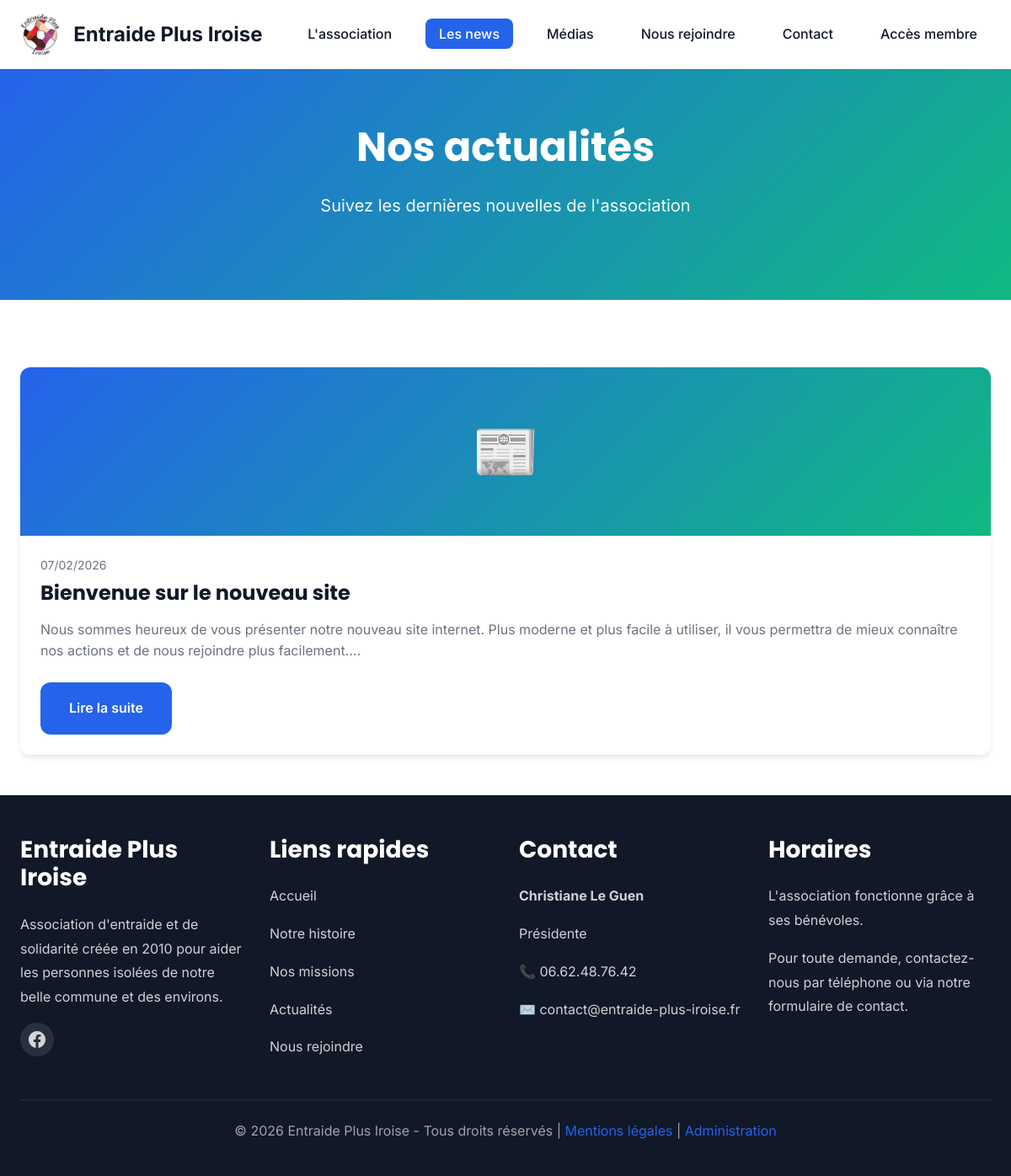
Page /actualites.php on the committed database.
### tables this page shows
CREATE TABLE IF NOT EXISTS news (
    id INT AUTO_INCREMENT PRIMARY KEY,
    title VARCHAR(255) NOT NULL,
    content TEXT NOT NULL,
    image VARCHAR(255),
    created_at DATETIME DEFAULT CURRENT_TIMESTAMP,
    updated_at DATETIME DEFAULT CURRENT_TIMESTAMP ON UPDATE CURRENT_TIMESTAMP,
    published BOOLEAN DEFAULT 1
);

### actualites.php (the view, shortened to what this page needs)
<?php
require_once 'includes/config.php';
$single_news = null;
if (!$single_news) {
    $stmt = $pdo->query("SELECT * FROM news WHERE published = 1 ORDER BY created_at DESC");
    $all_news = $stmt->fetchAll();
}
include 'includes/header.php';
?>
<?php if ($single_news): ?>
    <section class="hero" style="padding: 4rem 1rem;">
        <div class="hero-content">
            <p style="font-size: 0.875rem; opacity: 0.9; margin-bottom: 1rem;">
                <?php echo date('d/m/Y', strtotime($single_news['created_at'])); ?>
            </p>
            <h1><?php echo htmlspecialchars($single_news['title']); ?></h1>
        </div>
    </section>
    <section class="section">
        <div class="container">
            <div style="max-width: 800px; margin: 0 auto;">
                <a href="actualites.php" style="display: inline-flex; align-items: center; gap: 0.5rem;
                                                 color: var(--primary-color); margin-bottom: 2rem;">
                    ← Retour aux actualités
                </a>
                <?php if ($single_news['image']): ?>
                    <img src="uploads/news/<?php echo htmlspecialchars($single_news['image']); ?>"
                         alt="<?php echo htmlspecialchars($single_news['title']); ?>"
                         style="width: 100%; border-radius: var(--radius-lg); margin-bottom: 2rem;">
                <?php endif; ?>
                <div style="font-size: 1.125rem; line-height: 1.8; color: var(--text-secondary);">
                    <?php echo nl2br(htmlspecialchars($single_news['content'])); ?>
                </div>
                <div style="margin-top: 3rem; padding-top: 2rem; border-top: 2px solid var(--border-color);">
                    <a href="actualites.php" class="btn btn-primary">← Voir toutes les actualités</a>
                </div>
            </div>
        </div>
    </section>
<?php else: ?>
    <section class="hero" style="padding: 4rem 1rem;">
        <div class="hero-content">
            <h1>Nos actualités</h1>
            <p>Suivez les dernières nouvelles de l'association</p>
        </div>
    </section>
    <section class="section">
        <div class="container">
            <?php if (empty($all_news)): ?>
                <div style="text-align: center; padding: 4rem 1rem;">
                    <div style="font-size: 4rem; margin-bottom: 1rem;">📰</div>
                    <h2 style="color: var(--text-secondary); font-weight: 400;">Aucune actualité pour le moment</h2>
                    <p style="color: var(--text-secondary); margin-top: 1rem;">Revenez bientôt pour découvrir nos dernières nouvelles !</p>
                </div>
            <?php else: ?>
                <div class="cards-grid">
                    <?php foreach ($all_news as $news): ?>
                        <div class="card">
                            <?php if ($news['image']): ?>
                                <img src="uploads/news/<?php echo htmlspecialchars($news['image']); ?>"
                                     alt="<?php echo htmlspecialchars($news['title']); ?>"
                                     class="card-image">
                            <?php else: ?>
                                <div class="card-image" style="background: linear-gradient(135deg, var(--primary-color), var(--secondary-color));
                                                                display: flex; align-items: center; justify-content: center; color: white; font-size: 4rem;">
                                    📰
                                </div>
                            <?php endif; ?>
                            <div class="card-content">
                                <div class="card-date">
                                    <?php echo date('d/m/Y', strtotime($news['created_at'])); ?>
                                </div>
                                <h3 class="card-title"><?php echo htmlspecialchars($news['title']); ?></h3>
                                <p class="card-text">
                                    <?php
                                    $content = strip_tags($news['content']);
                                    echo htmlspecialchars(substr($content, 0, 200)) . '...';
                                    ?>
                                </p>
                                <a href="actualites.php?id=<?php echo $news['id']; ?>" class="btn btn-primary">
                                    Lire la suite
                                </a>
                            </div>
                        </div>
                    <?php endforeach; ?>
                </div>
            <?php endif; ?>
        </div>
    </section>
<?php endif; ?>
<?php include 'includes/footer.php'; ?>

### assets/css/style.css (style rules this page uses)
:root { --primary-color: #2563eb; --primary-dark: #1e40af; --primary-light: #3b82f6; --secondary-color: #10b981; --secondary-dark: #059669; --secondary-light: #34d399; --background: #ffffff; --background-light: #f9fafb; --background-dark: #f3f4f6; --text-primary: #111827; --text-secondary: #6b7280; --border-color: #e5e7eb; --success: #10b981; --error: #ef4444; --warning: #f59e0b; --info: #3b82f6; --shadow-sm: 0 1px 2px 0 rgb(0 0 0 / 0.05); --shadow-md: 0 4px 6px -1px rgb(0 0 0 / 0.1); --shadow-lg: 0 10px 15px -3px rgb(0 0 0 / 0.1); --shadow-xl: 0 20px 25px -5px rgb(0 0 0 / 0.1); --spacing-xs: 0.5rem; --spacing-sm: 1rem; --spacing-md: 1.5rem; --spacing-lg: 2rem; --spacing-xl: 3rem; --font-main: 'Inter', -apple-system, BlinkMacSystemFont, 'Segoe UI', sans-serif; --font-heading: 'Poppins', var(--font-main); --radius-sm: 0.375rem; --radius-md: 0.5rem; --radius-lg: 0.75rem; --radius-xl: 1rem; --transition-fast: 150ms ease-in-out; --transition-normal: 300ms ease-in-out; --transition-slow: 500ms ease-in-out; }
* { margin: 0; padding: 0; box-sizing: border-box; }
html { scroll-behavior: smooth; }
body { font-family: var(--font-main); color: var(--text-primary); background-color: var(--background); line-height: 1.6; font-size: 16px; }
h1, h2, h3, h4, h5, h6 { font-family: var(--font-heading); font-weight: 700; line-height: 1.2; margin-bottom: var(--spacing-sm); }
h1 { font-size: 2.5rem; }
h3 { font-size: 1.75rem; }
p { margin-bottom: var(--spacing-sm); }
a { color: var(--primary-color); text-decoration: none; transition: color var(--transition-fast); }
.hero { background: linear-gradient(135deg, var(--primary-color), var(--secondary-color)); color: white; padding: var(--spacing-xl) var(--spacing-md); text-align: center; }
.hero-content { max-width: 800px; margin: 0 auto; }
.hero h1 { font-size: 3rem; margin-bottom: var(--spacing-md); animation: fadeInUp 0.8s ease-out; }
.hero p { font-size: 1.25rem; margin-bottom: var(--spacing-lg); opacity: 0.95; animation: fadeInUp 0.8s ease-out 0.2s backwards; }
.btn { display: inline-block; padding: var(--spacing-sm) var(--spacing-lg); background-color: white; color: var(--primary-color); border-radius: var(--radius-lg); font-weight: 600; transition: all var(--transition-normal); border: 2px solid transparent; }
.btn-primary { background-color: var(--primary-color); color: white; }
.section { padding: var(--spacing-xl) var(--spacing-md); }
.container { max-width: 1200px; margin: 0 auto; }
.cards-grid { display: grid; grid-template-columns: repeat(auto-fit, minmax(300px, 1fr)); gap: var(--spacing-lg); margin-top: var(--spacing-lg); }
.card { background: white; border-radius: var(--radius-lg); overflow: hidden; box-shadow: var(--shadow-md); transition: all var(--transition-normal); }
.card-image { width: 100%; height: 200px; object-fit: cover; }
.card-content { padding: var(--spacing-md); }
.card-title { font-size: 1.5rem; margin-bottom: var(--spacing-sm); color: var(--text-primary); }
.card-text { color: var(--text-secondary); margin-bottom: var(--spacing-md); }
.card-date { font-size: 0.875rem; color: var(--text-secondary); margin-bottom: var(--spacing-xs); }
.fade-in { animation: fadeInUp 0.6s ease-out; }

### rows in the picture
news: created_at "07/02/2026", title "Bienvenue sur le nouveau site", content "Nous sommes heureux de vous présenter notre nouveau site internet. Plus moderne et plus facile à utiliser, il vous permettra de mieux connaître nos actions et de nous rejoindre plus facilement."
